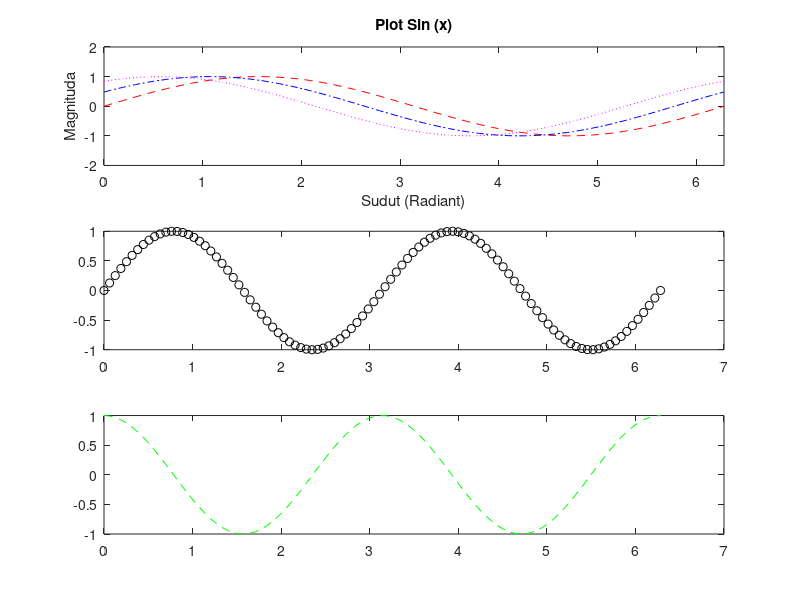

Recreate this plot in MATLAB.
clear
clc

x = linspace(0,2*pi,100);
y1 = sin(x);
y2 = sin(x + 0.5);
y3 = sin(x + 1); % Geser ke kanan 0.5
y4 = sin(2*x);
y5 = cos(2*x);
y6 = cos(2*x + 1);

% Plot
figure(1)
subplot(3,1,1)
plot(x,y1,'r--',x,y2,'b-.',x,y3,'m:')

% Axis
axis([0 2*pi -2 2]);

% Membuat Nama
title('Plot Sin (x)'); % Judul
xlabel('Sudut (Radiant)'); % Sumbu X
ylabel('Magnituda'); % Sumbu y

% Menambahkan 1 Plot Grafik lagi ke dalam Figure yang sama
subplot(3,1,2);
plot(x,y4,'ko');
subplot(3,1,3);
plot(x,y5,'g--');
%plot(x,y6,'Color', [0 1 0.5]) % Kode Warna ini berasal dari mana??

% Catatan :
% Figure fungsinya membuat 2 buah grafik di dalam 1 Program yang sama
% r = red, g = green, b = blue -- Kode warna
% belajar tipe-tipe garis o-, -. , : , -- , ++ , dll.
% Beberapa contoh Kode Warna lain [1 0 1], [1 1 0], [1 0.5 0.5], [0,5 0,5 0,5], [0 0 0], dll
% Catatan jika semua plot (2,1,2) di aktifkan maka yang terbaca adalah Plot yang terakhir
